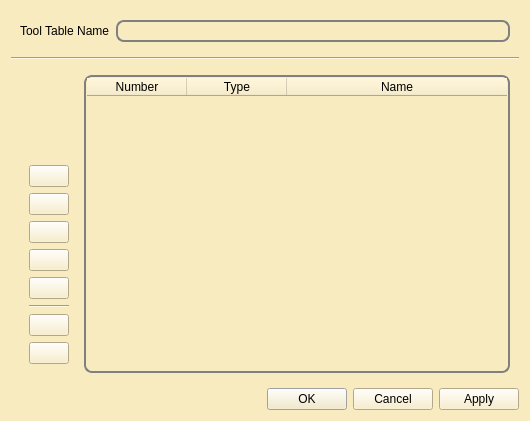
<?xml version="1.0" encoding="UTF-8"?>
<ui version="4.0">
 <class>ToolTable</class>
 <widget class="QDialog" name="ToolTable">
  <property name="windowModality">
   <enum>Qt::ApplicationModal</enum>
  </property>
  <property name="geometry">
   <rect>
    <x>0</x>
    <y>0</y>
    <width>530</width>
    <height>421</height>
   </rect>
  </property>
  <property name="windowTitle">
   <string>Define Tool Table</string>
  </property>
  <property name="styleSheet">
   <string notr="true">font: 75 italic 16pt &quot;Gentium&quot;;
selection-background-color: rgb(255, 255, 255);
background-color: rgb(249, 235, 192);

</string>
  </property>
  <layout class="QVBoxLayout" name="verticalLayout_2">
   <item>
    <widget class="QFrame" name="frame">
     <property name="styleSheet">
      <string notr="true">QLineEdit {
padding: 1px;
border-style: solid;
border: 2px solid gray;
border-radius: 8px;
background-color: 'white';
}

QTableWidget {
padding: 1px;
border-style: solid;
border: 2px solid gray;
border-radius: 8px;
background-color: 'white';
}</string>
     </property>
     <property name="frameShape">
      <enum>QFrame::NoFrame</enum>
     </property>
     <property name="frameShadow">
      <enum>QFrame::Plain</enum>
     </property>
     <layout class="QHBoxLayout" name="horizontalLayout">
      <item>
       <widget class="QLabel" name="ttNameLabel">
        <property name="text">
         <string>Tool Table Name</string>
        </property>
       </widget>
      </item>
      <item>
       <widget class="QLineEdit" name="nameLE"/>
      </item>
     </layout>
    </widget>
   </item>
   <item>
    <widget class="Line" name="line_2">
     <property name="orientation">
      <enum>Qt::Horizontal</enum>
     </property>
    </widget>
   </item>
   <item>
    <widget class="QFrame" name="frame_3">
     <property name="styleSheet">
      <string notr="true">QLineEdit {
padding: 1px;
border-style: solid;
border: 2px solid gray;
border-radius: 8px;
background-color: 'white';
}

QTableWidget {
padding: 1px;
border-style: solid;
border: 2px solid gray;
border-radius: 8px;
background-color: 'white';
}</string>
     </property>
     <property name="frameShape">
      <enum>QFrame::NoFrame</enum>
     </property>
     <property name="frameShadow">
      <enum>QFrame::Plain</enum>
     </property>
     <layout class="QHBoxLayout" name="horizontalLayout_2">
      <item>
       <widget class="QFrame" name="frame_2">
        <property name="frameShape">
         <enum>QFrame::NoFrame</enum>
        </property>
        <property name="frameShadow">
         <enum>QFrame::Plain</enum>
        </property>
        <layout class="QVBoxLayout" name="verticalLayout">
         <item>
          <spacer name="verticalSpacer">
           <property name="orientation">
            <enum>Qt::Vertical</enum>
           </property>
           <property name="sizeHint" stdset="0">
            <size>
             <width>20</width>
             <height>40</height>
            </size>
           </property>
          </spacer>
         </item>
         <item>
          <widget class="QPushButton" name="addBtn">
           <property name="text">
            <string/>
           </property>
           <property name="icon">
            <iconset theme="list-add">
             <normaloff>.</normaloff>.</iconset>
           </property>
          </widget>
         </item>
         <item>
          <widget class="QPushButton" name="removeBtn">
           <property name="text">
            <string/>
           </property>
           <property name="icon">
            <iconset theme="list-remove">
             <normaloff>.</normaloff>.</iconset>
           </property>
          </widget>
         </item>
         <item>
          <widget class="QPushButton" name="editBtn">
           <property name="text">
            <string/>
           </property>
           <property name="icon">
            <iconset theme="accessories-text-editor">
             <normaloff>.</normaloff>.</iconset>
           </property>
          </widget>
         </item>
         <item>
          <widget class="QPushButton" name="upBtn">
           <property name="text">
            <string/>
           </property>
           <property name="icon">
            <iconset theme="go-up">
             <normaloff>.</normaloff>.</iconset>
           </property>
          </widget>
         </item>
         <item>
          <widget class="QPushButton" name="downBtn">
           <property name="text">
            <string/>
           </property>
           <property name="icon">
            <iconset theme="go-down">
             <normaloff>.</normaloff>.</iconset>
           </property>
          </widget>
         </item>
         <item>
          <widget class="Line" name="line">
           <property name="orientation">
            <enum>Qt::Horizontal</enum>
           </property>
          </widget>
         </item>
         <item>
          <widget class="QPushButton" name="loadBtn">
           <property name="text">
            <string/>
           </property>
           <property name="icon">
            <iconset theme="document-open">
             <normaloff>.</normaloff>.</iconset>
           </property>
          </widget>
         </item>
         <item>
          <widget class="QPushButton" name="saveBtn">
           <property name="text">
            <string/>
           </property>
           <property name="icon">
            <iconset theme="document-save">
             <normaloff>.</normaloff>.</iconset>
           </property>
          </widget>
         </item>
        </layout>
       </widget>
      </item>
      <item>
       <widget class="QTableWidget" name="tableWidget">
        <attribute name="horizontalHeaderStretchLastSection">
         <bool>true</bool>
        </attribute>
        <column>
         <property name="text">
          <string>Number</string>
         </property>
        </column>
        <column>
         <property name="text">
          <string>Type</string>
         </property>
        </column>
        <column>
         <property name="text">
          <string>Name</string>
         </property>
        </column>
       </widget>
      </item>
     </layout>
    </widget>
   </item>
   <item>
    <widget class="QDialogButtonBox" name="buttonBox">
     <property name="standardButtons">
      <set>QDialogButtonBox::Apply|QDialogButtonBox::Cancel|QDialogButtonBox::Ok</set>
     </property>
    </widget>
   </item>
  </layout>
 </widget>
 <resources/>
 <connections/>
</ui>
